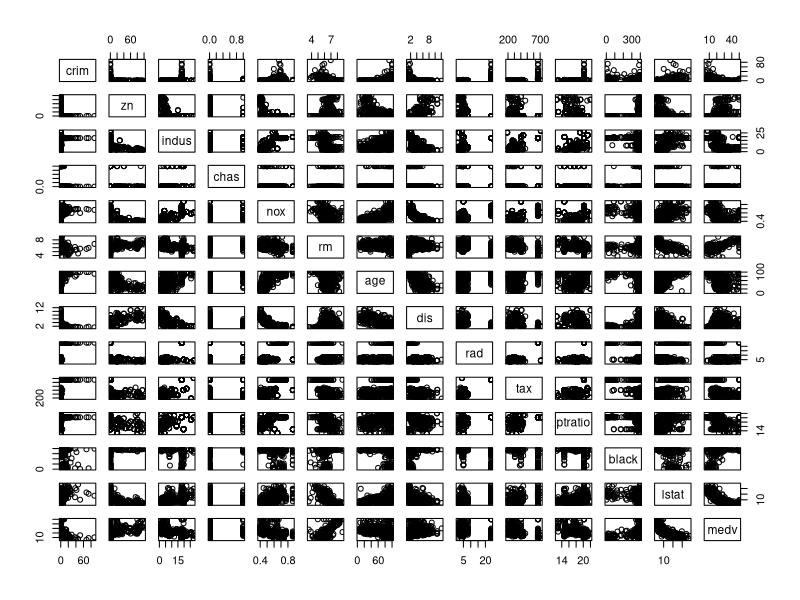
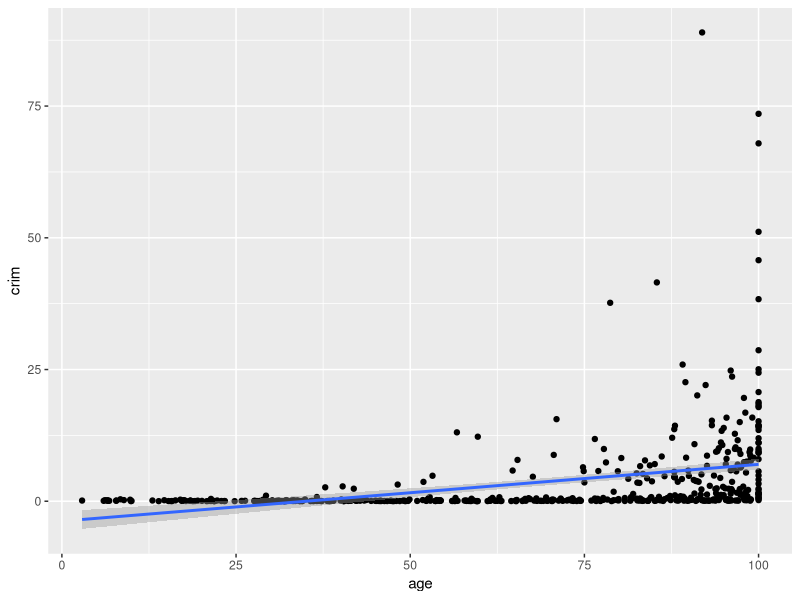
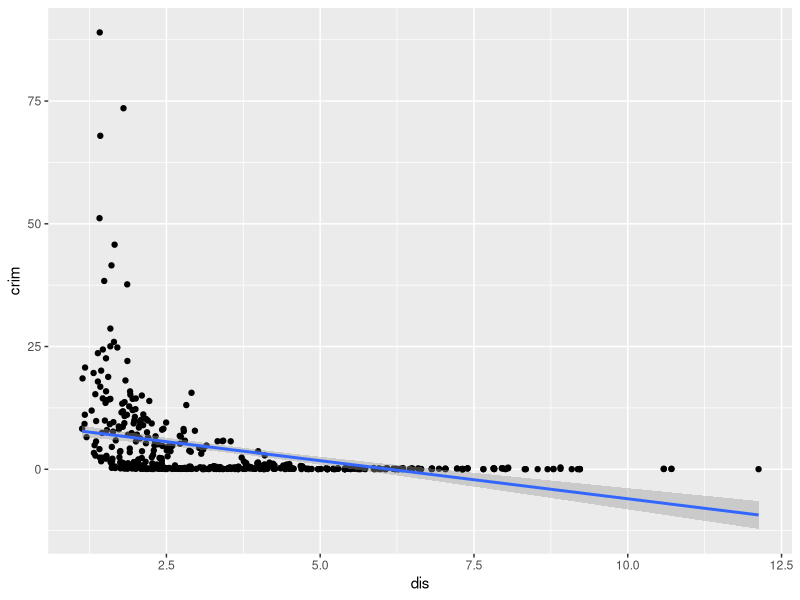
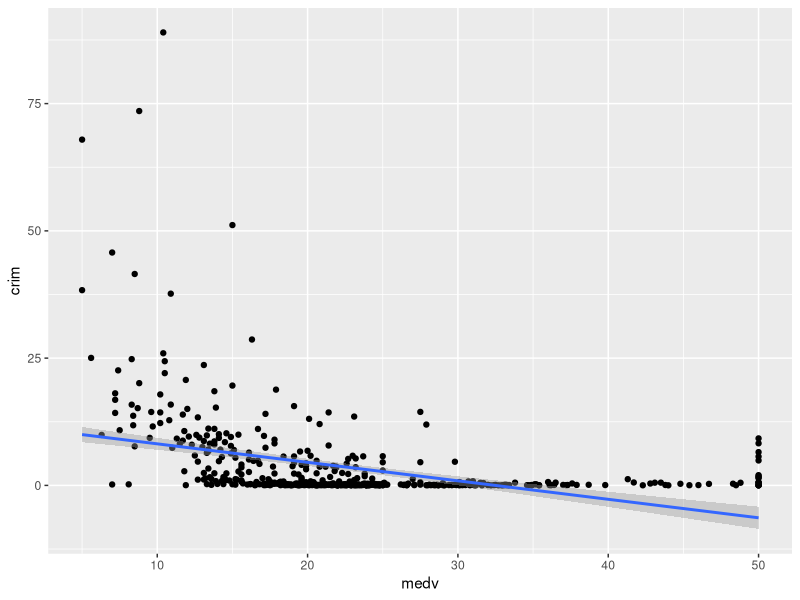
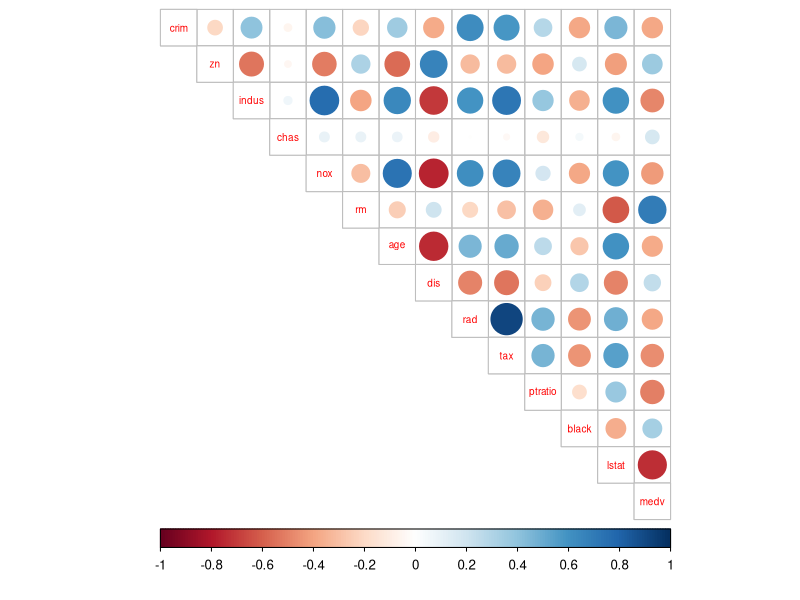
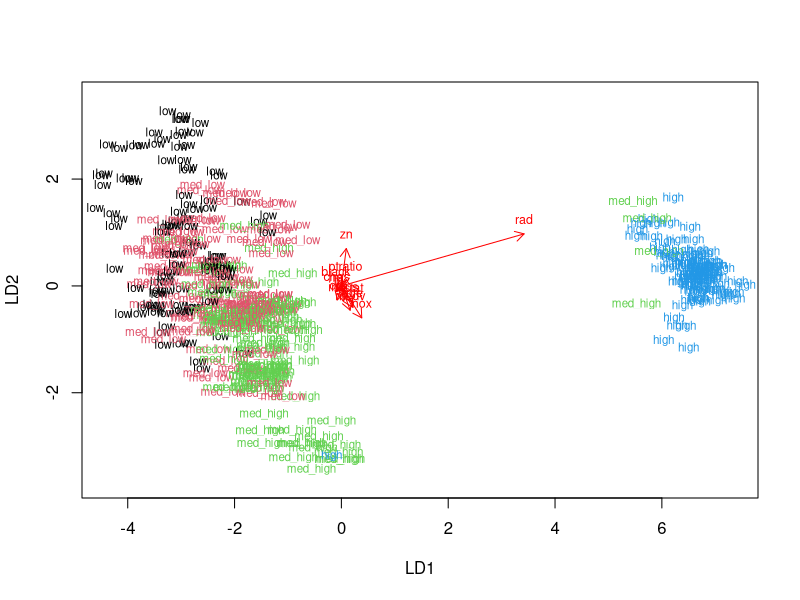

Write the R code that produced these figures, in order.
## ---- chunk 1

# access the MASS package
library(MASS)
library(dplyr)
library(tidyr)
library(corrplot)
library(ggplot2)

## ---- chunk 2
# load the data
data("Boston")

# explore the dataset
str(Boston)
summary(Boston)

## ---- chunk 3

# plot matrix of the variables
pairs(Boston)

## ---- chunk 4

qplot(age, crim, data = Boston) + geom_smooth(method = "lm")

## ---- chunk 5

qplot(dis, crim, data = Boston) + geom_smooth(method = "lm")

## ---- chunk 6

qplot(medv, crim, data = Boston) + geom_smooth(method = "lm")

## ---- chunk 7

# calculate the correlation matrix and round it
cor_matrix<-cor(Boston) 

# print the correlation matrix
cor_matrix %>% round(2)

# visualize the correlation matrix
corrplot(cor_matrix, method="circle", type = "upper", cl.pos = "b", tl.pos = "d", tl.cex = 0.6)


## ---- chunk 8

# center and standardize variables
boston_scaled <- scale(Boston)

boston_scaled <- as.data.frame(boston_scaled)

# summaries of the scaled variables
summary(boston_scaled)

## ---- chunk 9

# create a quantile vector of crim and print it
bins <- quantile(boston_scaled$crim)
bins

# create a categorical variable 'crime'
crime <- cut(boston_scaled$crim, breaks = bins, include.lowest = TRUE, label = c("low", "med_low", "med_high", "high"))

table(crime)

# remove original crim from the dataset
boston_scaled <- dplyr::select(boston_scaled, -crim)

# add the new categorical value to scaled data
boston_scaled <- data.frame(boston_scaled, crime)


## ---- chunk 10

# number of rows in the Boston dataset 
n <- nrow(Boston)

# choose randomly 80% of the rows
ind <- sample(n,  size = n * 0.8)

# create train set
train <- boston_scaled[ind,]

# create test set 
test <- boston_scaled[-ind,]


## ---- chunk 11

# linear discriminant analysis
lda.fit <- lda(crime ~ ., data = train)

# print the lda.fit object
lda.fit

# the function for lda biplot arrows
lda.arrows <- function(x, myscale = 1, arrow_heads = 0.1, color = "red", tex = 0.75, choices = c(1,2)){
  heads <- coef(x)
  arrows(x0 = 0, y0 = 0, 
         x1 = myscale * heads[,choices[1]], 
         y1 = myscale * heads[,choices[2]], col=color, length = arrow_heads)
  text(myscale * heads[,choices], labels = row.names(heads), 
       cex = tex, col=color, pos=3)
}

# target classes as numeric
classes <- as.numeric(train$crime)

# plot the lda results
plot(lda.fit, col = classes, pch = classes, dimen = 2)
lda.arrows(lda.fit, myscale = 1)

## ---- chunk 12

# save the correct classes from test data
correct_classes <- test$crime

# remove the crime variable from test data
test <- dplyr::select(test, -crime)

# predict classes with test data
lda.pred <- predict(lda.fit, newdata = test)

# cross tabulate the results
table(correct = correct_classes, predicted = lda.pred$class)

## ---- chunk 13
mean(lda.pred$class==correct_classes)
